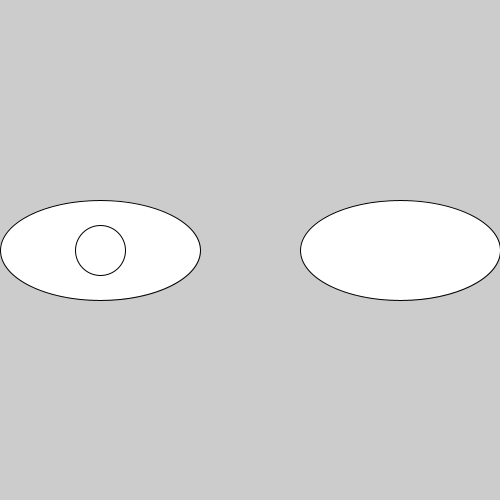
Frame 1 (no input)
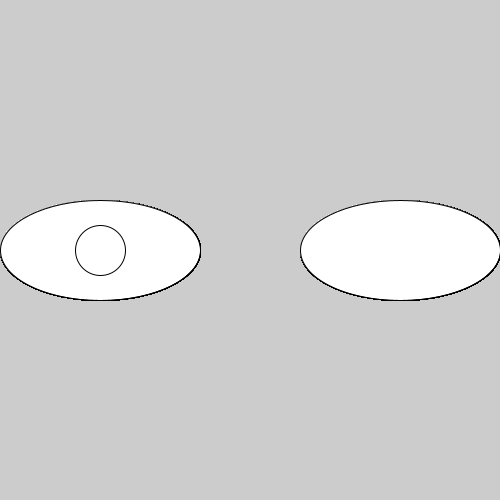
Frame 60 (the mouse pressed at the canvas centre just before this capture)
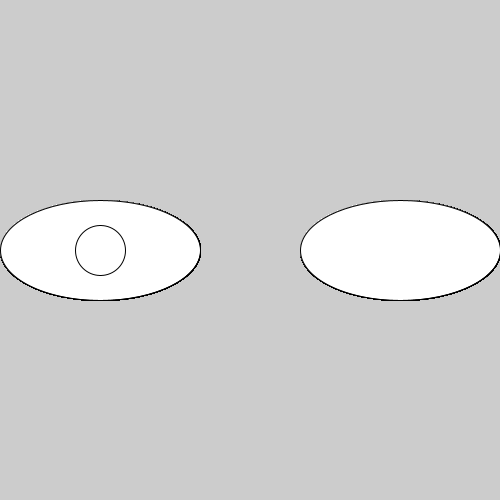
Frame 120 (the mouse held since frame 60 and released just before this capture)

The Processing sketch that drew these frames (run headless with seeded random() and noise(); from frame 60 on, the mouse is pressed at the canvas centre):

// Processing sketch: sketch_170130a
// ── sketch_170130a.pde
void setup(){
 size(500, 500); 
  
}

void draw(){
  ellipse(500/5, 250, 200, 100);
  ellipse(500/5*4, 250, 200, 100);
  ellipse(500/5, 250, 50, 50);
  
  
}
